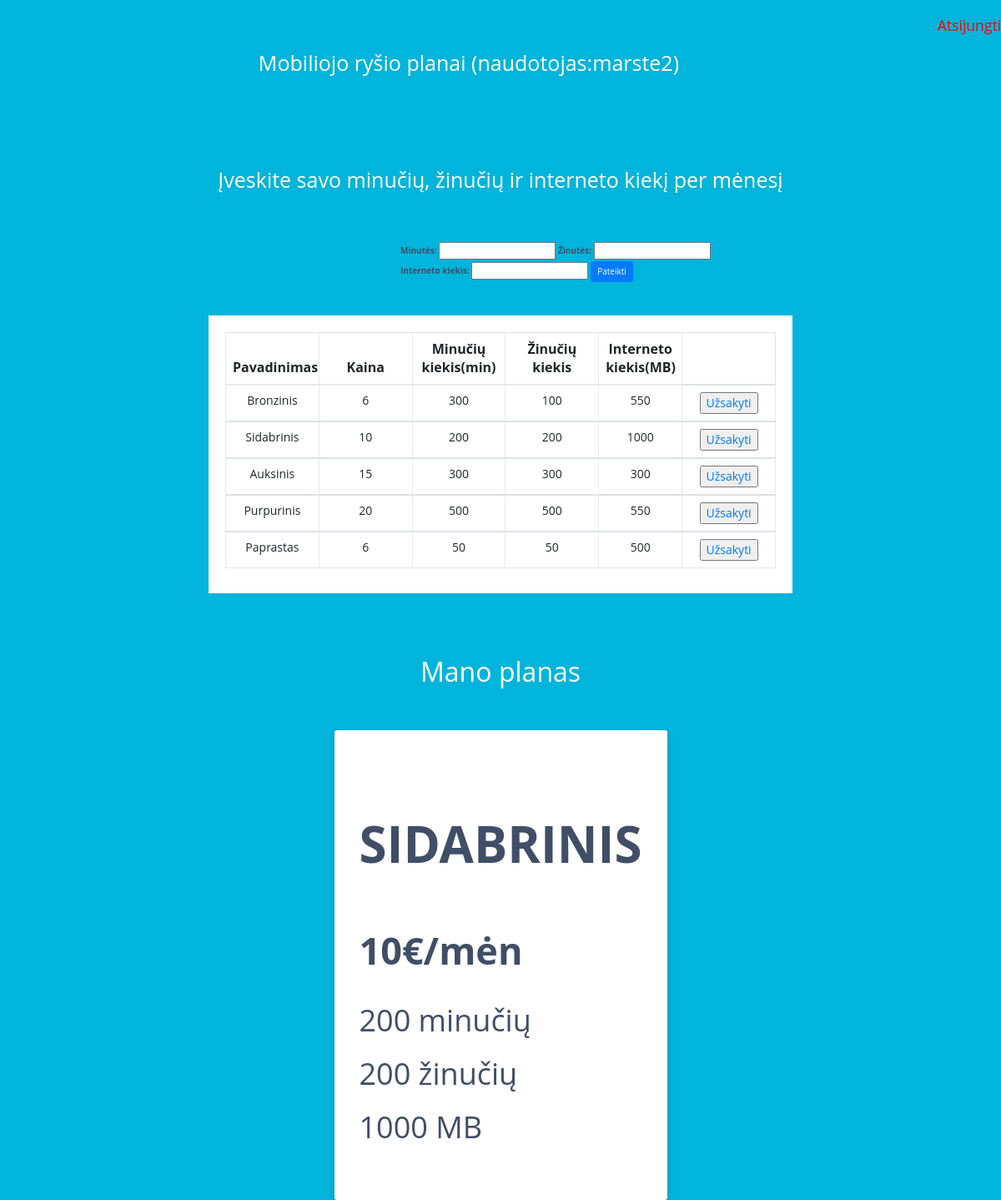
/plans.php (signed in), run on the app's committed database.
### tables this page shows
CREATE TABLE `plans` (
  `id` int(11) NOT NULL,
  `name` varchar(50) NOT NULL,
  `price` int(11) NOT NULL,
  `minutes` varchar(20) NOT NULL,
  `messages` varchar(20) NOT NULL,
  `internet` varchar(20) NOT NULL
);

### plans.php (the view, shortened to what this page needs)
<!DOCTYPE html>
<html lang="en">
<head>
    <link rel="stylesheet" href="https://maxcdn.bootstrapcdn.com/bootstrap/3.4.1/css/bootstrap.min.css">
    <link rel="stylesheet" href="https://stackpath.bootstrapcdn.com/bootstrap/4.4.1/css/bootstrap.css">
    <link rel="stylesheet" href="https://stackpath.bootstrapcdn.com/font-awesome/4.7.0/css/font-awesome.css">
</head>
<body>
<div class="float-right text-red h3"><a href = "logout.php" style = "color:red;">Atsijungti</a></div>
   <header class="text-center mb-5 text-white">
      <div class="row">
        <div class="col-lg-7 mx-auto">
          <h1>Mobiliojo ryšio planai (naudotojas:<?php echo $_SESSION['username'] ?>) </h1><br>
        </div>
      </div>
    </header>
	<header class="text-center mb-5 text-white">
      <div class="row">
        <div class="col-lg-7 mx-auto">
          <h1>Įveskite savo minučių, žinučių ir interneto kiekį per mėnesį </h1><br>
        </div>
      </div>
    </header>
	<form method = "post" >
	<div class = "info">
	<label for="min">Minutės:</label>
	<input type="number" min = "0" name="min">
	<label for="min">Žinutės:</label>
	<input type="number" min = "0" name="msg">
	<label for="min">Interneto kiekis:</label>
	<input type="number" min = "0" name="mb">
	<button type="submit" class="button btn btn-primary">
	Pateikti
	</button>
	</div>
	</form>
	<?php
		include 'dbconnect.php';
		$result = mysqli_query($conn,"SELECT * FROM plans");
		echo "
			<div class=\"container-lg\">
    		<div class=\"table-responsive\">
        	<div class=\"table-wrapper\">
            <table class=\"table table-bordered\">
                <thead>
                    <tr>
                        <th >Pavadinimas</th>
						<th >Kaina</th>
						<th >Minučių kiekis(min)</th>
						<th >Žinučių kiekis</th>
						<th >Interneto kiekis(MB)</th>
                    </tr>
                </thead>";
	while($row = mysqli_fetch_array($result))
	{
	$order = "order";
	echo "<tbody>";
	if($row['id'] != '100')
	{
	echo "<tr>";
	echo "<td>" . $row['name'] . "</td>";
	echo "<td>" . $row['price'] . "</td>";
	echo "<td>" . $row['minutes'] . "</td>";
	echo "<td>" . $row['messages'] . "</td>";
	echo "<td>" . $row['internet'] . "</td>";
	$id = $row['id'];
	echo "<td>". "<a href='plans.php?id=$id&action=$order'>". "<input onclick=\"return confirm('Ar norite užsisakyti šią paslaugą?');\" type='submit' name='order' value='Užsakyti'></input>". "</a>". "</td>";
	echo "</tr>";
	}
	}
	echo "     </tbody>
            </table>
        </div>
    </div>
</div>";
		$sql = "SELECT plans.id,plans.name,plans.minutes,plans.messages,plans.internet,plans.price FROM `user` INNER JOIN `plans` ON user.plan_id=plans.id AND user.username = '" . $_SESSION['username']. "'";
		$result = mysqli_query($conn, $sql);
		$row = mysqli_fetch_array($result);
		if($row['id'] != '100')
		{
			echo "<div class=\"text-center mb-5 text-white\">
				<div class=\"row\">
				<div class=\"col-lg-7 mx-auto\">
				<h2 style = \"font-size:32px;\">Mano planas</h2><br>
				</div>
      			</div>
    			</div>
				<div class=\"d-flex justify-content-center align-items-center\" id = \"outer\">
				<div class=\"bg-white p-5 rounded-lg shadow\">
				<h1 class=\"h6 display-1 text-uppercase d-flex justify-content-center font-weight-bold mb-4\">" . $row['name'] . "</h1>" .
			    "<h2 class=\"h1 display-3  font-weight-bold\">". $row['price'] ."€/mėn"."<span class=\"text-small font-weight-normal ml-2\"></span></h2>".
				"<div class=\"custom-separator display-4  my-4 mx-auto bg-primary \"></div>".
				"<ul class=\"list-unstyled my-5 text-small text-left font-weight-normal\">".
				"<li class=\"mb-3\">".
				"<p style = \"font-size: 36px;\">". $row['minutes'] . " minučių"."</p>"."</li>".
				"<li class=\"mb-3\">".
				"<p style = \"font-size: 36px;\">". $row['messages'] . " žinučių"."</p>"."</li>".
				"<li class=\"mb-3\">".
				"<p style = \"font-size: 36px;\">". $row['internet'] . " MB"."</p>"."</li>";
		}
?>
</body>
</html>

### plans.php (style rules this page uses)
body { color: #404E67; background: #00b4db; font-family: 'Open Sans', sans-serif; }
.table-wrapper { width: 700px; margin: 30px auto; background: #fff; padding: 20px; box-shadow: 0 1px 1px rgba(0,0,0,.05); }
table.table { table-layout: fixed; }
table.table tr th, table.table tr td { border-color: #e9e9e9; }
table.table th:last-child { width: 100px; }
table.table td a { cursor: pointer; display: inline-block; margin: 0 5px; min-width: 24px; }
td { font-size: 14px; text-align: center; }
th { font-size: 16px; text-align: center; }
h1 { padding-top:60px; }
h2 { padding-top:45px; }
table { padding-top:50px; }
.info { margin: auto; width: 50%; padding: 10px; padding-left: 180px; }

### data on the page
plans: name "Bronzinis", price "6", minutes "300", messages "100", internet "550"
plans: name "Sidabrinis", price "10", minutes "200", messages "200", internet "1000", name "SIDABRINIS"
plans: name "Auksinis", price "15", minutes "300", messages "300", internet "300"
plans: name "Purpurinis", price "20", minutes "500", messages "500", internet "550"
plans: name "Paprastas", price "6", minutes "50", messages "50", internet "500"

### other printed values
$_SESSION['username'] "marste2"
